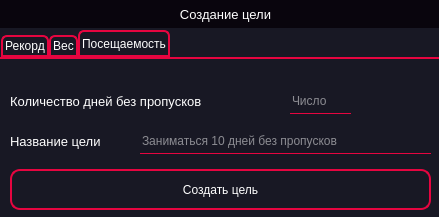
<?xml version="1.0" encoding="UTF-8"?>
<ui version="4.0">
 <class>MainWindow</class>
 <widget class="QMainWindow" name="MainWindow">
  <property name="geometry">
   <rect>
    <x>0</x>
    <y>0</y>
    <width>439</width>
    <height>217</height>
   </rect>
  </property>
  <property name="windowTitle">
   <string>MainWindow</string>
  </property>
  <property name="styleSheet">
   <string notr="true">border: none;</string>
  </property>
  <widget class="QWidget" name="centralwidget">
   <property name="styleSheet">
    <string notr="true">background-color: rgb(24, 24, 36);
color: rgb(255, 255, 255)</string>
   </property>
   <widget class="QLabel" name="header_frame">
    <property name="geometry">
     <rect>
      <x>0</x>
      <y>0</y>
      <width>451</width>
      <height>28</height>
     </rect>
    </property>
    <property name="font">
     <font>
      <pointsize>10</pointsize>
     </font>
    </property>
    <property name="styleSheet">
     <string notr="true">background-color: rgb(9, 5, 13);</string>
    </property>
    <property name="text">
     <string>Создание цели</string>
    </property>
    <property name="alignment">
     <set>Qt::AlignCenter</set>
    </property>
   </widget>
   <widget class="QPushButton" name="close">
    <property name="geometry">
     <rect>
      <x>412</x>
      <y>2</y>
      <width>26</width>
      <height>26</height>
     </rect>
    </property>
    <property name="cursor">
     <cursorShape>PointingHandCursor</cursorShape>
    </property>
    <property name="styleSheet">
     <string notr="true">QPushButton{
	background-color: rgb(9, 5, 13);
}
QPushButton::hover{
	border: 0.5px solid rgb(230, 5, 64);
	border-radius: 10px
}
QPushButton::pressed{
	border: 3px solid rgb(230, 5, 64);
	border-radius: 10px
}
</string>
    </property>
    <property name="text">
     <string/>
    </property>
    <property name="icon">
     <iconset>
      <normaloff>icons/x.svg</normaloff>icons/x.svg</iconset>
    </property>
    <property name="iconSize">
     <size>
      <width>25</width>
      <height>25</height>
     </size>
    </property>
   </widget>
   <widget class="QTabWidget" name="tabWidget">
    <property name="geometry">
     <rect>
      <x>0</x>
      <y>30</y>
      <width>441</width>
      <height>191</height>
     </rect>
    </property>
    <property name="styleSheet">
     <string notr="true">QTabWidget::pane { 
    border-top: 2px solid  rgb(230, 5, 64);
}

QTabWidget::tab-bar {
    left: 1px;
}
QTabBar::tab {
    background-color:rgb(24, 24, 36);
    border: 1.5px solid  rgb(230, 5, 64);
    border-bottom-color:  rgb(230, 5, 64);
    border-top-left-radius: 6px;
    border-top-right-radius: 6px;
    min-width: 8ex;
    padding: 2px;
}

QTabBar::tab:selected, QTabBar::tab:hover {
    background-color: rgb(24, 24, 36);
}

QTabBar::tab:selected {
    border-color: rgb(230, 5, 64);
    border-bottom-color:  rgb(230, 5, 64);
}

QTabBar::tab:!selected {
    margin-top: 5px; 
}</string>
    </property>
    <property name="currentIndex">
     <number>2</number>
    </property>
    <widget class="QWidget" name="NewRecord_tab">
     <attribute name="title">
      <string>Рекорд</string>
     </attribute>
     <widget class="QLabel" name="label_2">
      <property name="geometry">
       <rect>
        <x>10</x>
        <y>30</y>
        <width>91</width>
        <height>25</height>
       </rect>
      </property>
      <property name="font">
       <font>
        <pointsize>10</pointsize>
       </font>
      </property>
      <property name="text">
       <string>Дистанция</string>
      </property>
     </widget>
     <widget class="QLabel" name="label_3">
      <property name="geometry">
       <rect>
        <x>260</x>
        <y>30</y>
        <width>61</width>
        <height>25</height>
       </rect>
      </property>
      <property name="font">
       <font>
        <pointsize>10</pointsize>
       </font>
      </property>
      <property name="text">
       <string>Время</string>
      </property>
     </widget>
     <widget class="QLineEdit" name="distantion">
      <property name="geometry">
       <rect>
        <x>100</x>
        <y>30</y>
        <width>61</width>
        <height>25</height>
       </rect>
      </property>
      <property name="styleSheet">
       <string notr="true">border-bottom: 1px solid rgb(230, 5, 64)</string>
      </property>
      <property name="placeholderText">
       <string>Число</string>
      </property>
     </widget>
     <widget class="QComboBox" name="dist_val">
      <property name="geometry">
       <rect>
        <x>160</x>
        <y>30</y>
        <width>51</width>
        <height>25</height>
       </rect>
      </property>
      <item>
       <property name="text">
        <string>км</string>
       </property>
      </item>
      <item>
       <property name="text">
        <string>м</string>
       </property>
      </item>
     </widget>
     <widget class="QTimeEdit" name="time">
      <property name="geometry">
       <rect>
        <x>318</x>
        <y>30</y>
        <width>111</width>
        <height>22</height>
       </rect>
      </property>
      <property name="styleSheet">
       <string notr="true">border-bottom: 1px solid rgb(230, 5, 64)</string>
      </property>
      <property name="displayFormat">
       <string>H:mm:ss</string>
      </property>
      <property name="currentSectionIndex">
       <number>0</number>
      </property>
      <property name="time">
       <time>
        <hour>3</hour>
        <minute>20</minute>
        <second>30</second>
       </time>
      </property>
     </widget>
     <widget class="QLabel" name="label_4">
      <property name="geometry">
       <rect>
        <x>10</x>
        <y>70</y>
        <width>121</width>
        <height>25</height>
       </rect>
      </property>
      <property name="font">
       <font>
        <pointsize>10</pointsize>
       </font>
      </property>
      <property name="text">
       <string>Название цели</string>
      </property>
     </widget>
     <widget class="QLineEdit" name="goal_name_r">
      <property name="geometry">
       <rect>
        <x>140</x>
        <y>70</y>
        <width>291</width>
        <height>25</height>
       </rect>
      </property>
      <property name="styleSheet">
       <string notr="true">border-bottom: 1px solid rgb(230, 5, 64)</string>
      </property>
      <property name="placeholderText">
       <string>Преодолеть 10 км за 3 часа 20 минут 30 секунд</string>
      </property>
     </widget>
     <widget class="QPushButton" name="create_r">
      <property name="geometry">
       <rect>
        <x>10</x>
        <y>110</y>
        <width>421</width>
        <height>41</height>
       </rect>
      </property>
      <property name="cursor">
       <cursorShape>PointingHandCursor</cursorShape>
      </property>
      <property name="styleSheet">
       <string notr="true">QPushButton{
	border: 1.5px solid rgb(230, 5, 64);
	border-radius: 10px;
}
QPushButton::hover{
	border: 3px solid rgb(230, 5, 64);
	border-radius: 10px;
}
QPushButton::pressed{
	border: 5px solid rgb(230, 5, 64);
	border-radius: 10px;
}</string>
      </property>
      <property name="text">
       <string>Создать цель</string>
      </property>
     </widget>
    </widget>
    <widget class="QWidget" name="Weight_tab">
     <attribute name="title">
      <string>Вес</string>
     </attribute>
     <widget class="QLabel" name="label_5">
      <property name="geometry">
       <rect>
        <x>10</x>
        <y>30</y>
        <width>121</width>
        <height>25</height>
       </rect>
      </property>
      <property name="font">
       <font>
        <pointsize>10</pointsize>
       </font>
      </property>
      <property name="text">
       <string>Желаемый вес</string>
      </property>
     </widget>
     <widget class="QLineEdit" name="weight">
      <property name="geometry">
       <rect>
        <x>130</x>
        <y>30</y>
        <width>61</width>
        <height>25</height>
       </rect>
      </property>
      <property name="styleSheet">
       <string notr="true">border-bottom: 1px solid rgb(230, 5, 64)</string>
      </property>
      <property name="text">
       <string/>
      </property>
      <property name="placeholderText">
       <string>Число</string>
      </property>
     </widget>
     <widget class="QLabel" name="label_6">
      <property name="geometry">
       <rect>
        <x>10</x>
        <y>70</y>
        <width>121</width>
        <height>25</height>
       </rect>
      </property>
      <property name="font">
       <font>
        <pointsize>10</pointsize>
       </font>
      </property>
      <property name="text">
       <string>Название цели</string>
      </property>
     </widget>
     <widget class="QLineEdit" name="goal_name_w">
      <property name="geometry">
       <rect>
        <x>140</x>
        <y>70</y>
        <width>291</width>
        <height>25</height>
       </rect>
      </property>
      <property name="styleSheet">
       <string notr="true">border-bottom: 1px solid rgb(230, 5, 64)</string>
      </property>
      <property name="placeholderText">
       <string>Похудеть до 65 кг</string>
      </property>
     </widget>
     <widget class="QPushButton" name="create_w">
      <property name="geometry">
       <rect>
        <x>10</x>
        <y>110</y>
        <width>421</width>
        <height>41</height>
       </rect>
      </property>
      <property name="cursor">
       <cursorShape>PointingHandCursor</cursorShape>
      </property>
      <property name="styleSheet">
       <string notr="true">QPushButton{
	border: 1.5px solid rgb(230, 5, 64);
	border-radius: 10px;
}
QPushButton::hover{
	border: 3px solid rgb(230, 5, 64);
	border-radius: 10px;
}
QPushButton::pressed{
	border: 5px solid rgb(230, 5, 64);
	border-radius: 10px;
}</string>
      </property>
      <property name="text">
       <string>Создать цель</string>
      </property>
     </widget>
     <widget class="QLabel" name="label_7">
      <property name="geometry">
       <rect>
        <x>195</x>
        <y>30</y>
        <width>21</width>
        <height>25</height>
       </rect>
      </property>
      <property name="font">
       <font>
        <pointsize>10</pointsize>
       </font>
      </property>
      <property name="text">
       <string>кг</string>
      </property>
     </widget>
    </widget>
    <widget class="QWidget" name="Visit">
     <attribute name="title">
      <string>Посещаемость</string>
     </attribute>
     <widget class="QLabel" name="label_8">
      <property name="geometry">
       <rect>
        <x>10</x>
        <y>70</y>
        <width>121</width>
        <height>25</height>
       </rect>
      </property>
      <property name="font">
       <font>
        <pointsize>10</pointsize>
       </font>
      </property>
      <property name="text">
       <string>Название цели</string>
      </property>
     </widget>
     <widget class="QLabel" name="label_9">
      <property name="geometry">
       <rect>
        <x>10</x>
        <y>30</y>
        <width>271</width>
        <height>25</height>
       </rect>
      </property>
      <property name="font">
       <font>
        <pointsize>10</pointsize>
       </font>
      </property>
      <property name="text">
       <string>Количество дней без пропусков</string>
      </property>
     </widget>
     <widget class="QLineEdit" name="goal_name_v">
      <property name="geometry">
       <rect>
        <x>140</x>
        <y>70</y>
        <width>291</width>
        <height>25</height>
       </rect>
      </property>
      <property name="styleSheet">
       <string notr="true">border-bottom: 1px solid rgb(230, 5, 64)</string>
      </property>
      <property name="placeholderText">
       <string>Заниматься 10 дней без пропусков</string>
      </property>
     </widget>
     <widget class="QPushButton" name="create_v">
      <property name="geometry">
       <rect>
        <x>10</x>
        <y>110</y>
        <width>421</width>
        <height>41</height>
       </rect>
      </property>
      <property name="cursor">
       <cursorShape>PointingHandCursor</cursorShape>
      </property>
      <property name="styleSheet">
       <string notr="true">QPushButton{
	border: 1.5px solid rgb(230, 5, 64);
	border-radius: 10px;
}
QPushButton::hover{
	border: 3px solid rgb(230, 5, 64);
	border-radius: 10px;
}
QPushButton::pressed{
	border: 5px solid rgb(230, 5, 64);
	border-radius: 10px;
}</string>
      </property>
      <property name="text">
       <string>Создать цель</string>
      </property>
     </widget>
     <widget class="QLineEdit" name="nice_days">
      <property name="geometry">
       <rect>
        <x>290</x>
        <y>30</y>
        <width>61</width>
        <height>25</height>
       </rect>
      </property>
      <property name="styleSheet">
       <string notr="true">border-bottom: 1px solid rgb(230, 5, 64)</string>
      </property>
      <property name="placeholderText">
       <string>Число</string>
      </property>
     </widget>
    </widget>
   </widget>
  </widget>
 </widget>
 <resources>
  <include location="icons.qrc"/>
 </resources>
 <connections/>
</ui>
